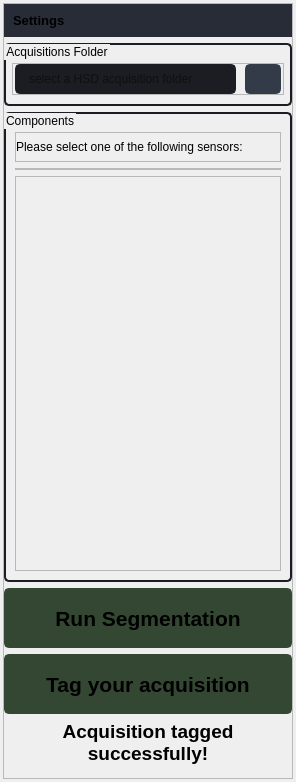
                      <widget class="QWidget" name="widget_device_config_main">
                       <property name="geometry">
                        <rect>
                         <x>0</x>
                         <y>0</y>
                         <width>296</width>
                         <height>782</height>
                        </rect>
                       </property>
                       <layout class="QVBoxLayout" name="verticalLayout_3">
                        <property name="spacing">
                         <number>0</number>
                        </property>
                        <property name="leftMargin">
                         <number>3</number>
                        </property>
                        <property name="topMargin">
                         <number>3</number>
                        </property>
                        <property name="rightMargin">
                         <number>3</number>
                        </property>
                        <property name="bottomMargin">
                         <number>3</number>
                        </property>
                        <item>
                         <widget class="QFrame" name="acq_upload_frame">
                          <property name="frameShape">
                           <enum>QFrame::StyledPanel</enum>
                          </property>
                          <property name="frameShadow">
                           <enum>QFrame::Raised</enum>
                          </property>
                          <layout class="QVBoxLayout" name="verticalLayout_18">
                           <property name="leftMargin">
                            <number>0</number>
                           </property>
                           <property name="topMargin">
                            <number>0</number>
                           </property>
                           <property name="rightMargin">
                            <number>0</number>
                           </property>
                           <property name="bottomMargin">
                            <number>0</number>
                           </property>
                           <item>
                            <widget class="QFrame" name="settings_title_frame">
                             <property name="maximumSize">
                              <size>
                               <width>16777215</width>
                               <height>35</height>
                              </size>
                             </property>
                             <property name="cursor">
                              <cursorShape>ArrowCursor</cursorShape>
                             </property>
                             <property name="styleSheet">
                              <string notr="true">QFrame {
	border: transparent;
	background-color: rgb(39, 44, 54);
}</string>
                             </property>
                             <property name="frameShape">
                              <enum>QFrame::StyledPanel</enum>
                             </property>
                             <property name="frameShadow">
                              <enum>QFrame::Raised</enum>
                             </property>
                             <layout class="QHBoxLayout" name="horizontalLayout_28">
                              <property name="leftMargin">
                               <number>9</number>
                              </property>
                              <property name="topMargin">
                               <number>9</number>
                              </property>
                              <property name="rightMargin">
                               <number>9</number>
                              </property>
                              <property name="bottomMargin">
                               <number>9</number>
                              </property>
                              <item>
                               <widget class="QLabel" name="settings_title_label">
                                <property name="styleSheet">
                                 <string notr="true">QLabel {
   text-align: left;
   font-size: 10pt;
   font-weight: bold;
}</string>
                                </property>
                                <property name="text">
                                 <string>Settings</string>
                                </property>
                               </widget>
                              </item>
                             </layout>
                            </widget>
                           </item>
                           <item>
                            <widget class="QGroupBox" name="groupBox_acquisition_selection">
                             <property name="minimumSize">
                              <size>
                               <width>0</width>
                               <height>0</height>
                              </size>
                             </property>
                             <property name="styleSheet">
                              <string notr="true">QGroupBox {
	border-radius: 5px;
	border: 2px solid rgb(27, 29, 35);
}

QRadioButton::indicator {
    border: 3px solid rgb(52, 59, 72);
	width: 15px;
	height: 15px;
	border-radius: 10px;
    background: rgb(44, 49, 60);
}
QRadioButton::indicator:hover {
    border: 3px solid rgb(58, 66, 81);
}
QRadioButton::indicator:checked {
    background: 3px solid rgb(94, 106, 130);
	border: 3px solid rgb(52, 59, 72);	
}</string>
                             </property>
                             <property name="title">
                              <string>Acquisitions Folder</string>
                             </property>
                             <property name="flat">
                              <bool>false</bool>
                             </property>
                             <property name="checkable">
                              <bool>false</bool>
                             </property>
                             <layout class="QVBoxLayout" name="verticalLayout_41">
                              <property name="spacing">
                               <number>6</number>
                              </property>
                              <property name="leftMargin">
                               <number>6</number>
                              </property>
                              <property name="topMargin">
                               <number>18</number>
                              </property>
                              <property name="rightMargin">
                               <number>6</number>
                              </property>
                              <property name="bottomMargin">
                               <number>9</number>
                              </property>
                              <item>
                               <widget class="QFrame" name="acquisition_selection_frame">
                                <property name="minimumSize">
                                 <size>
                                  <width>0</width>
                                  <height>0</height>
                                 </size>
                                </property>
                                <property name="styleSheet">
                                 <string notr="true"/>
                                </property>
                                <property name="frameShape">
                                 <enum>QFrame::StyledPanel</enum>
                                </property>
                                <property name="frameShadow">
                                 <enum>QFrame::Raised</enum>
                                </property>
                                <layout class="QHBoxLayout" name="horizontalLayout_39">
                                 <property name="spacing">
                                  <number>9</number>
                                 </property>
                                 <property name="leftMargin">
                                  <number>2</number>
                                 </property>
                                 <property name="topMargin">
                                  <number>0</number>
                                 </property>
                                 <property name="rightMargin">
                                  <number>2</number>
                                 </property>
                                 <property name="bottomMargin">
                                  <number>0</number>
                                 </property>
                                 <item>
                                  <widget class="QLineEdit" name="acq_folder_textEdit">
                                   <property name="minimumSize">
                                    <size>
                                     <width>0</width>
                                     <height>30</height>
                                    </size>
                                   </property>
                                   <property name="maximumSize">
                                    <size>
                                     <width>16777215</width>
                                     <height>30</height>
                                    </size>
                                   </property>
                                   <property name="styleSheet">
                                    <string notr="true">QLineEdit {
	height: 25px;
	background-color: rgb(27, 29, 35);
	border-radius: 5px;
	border: 2px solid rgb(27, 29, 35);
	padding-left: 10px;
}
QLineEdit:hover {
	border: 2px solid rgb(64, 71, 88);
}
QLineEdit:focus {
	border: 2px solid rgb(91, 101, 124);
}
QLineEdit[text=&quot;&quot;]{
	color:rgb(90,90,90);
}

QLineEdit:disabled {
	color: rgb(60,60,60);
	background-color: rgb(60, 60, 60);
	border: 2px solid rgb(32, 32, 32);
}</string>
                                   </property>
                                   <property name="placeholderText">
                                    <string>select a HSD acquisition folder</string>
                                   </property>
                                  </widget>
                                 </item>
                                 <item>
                                  <widget class="QPushButton" name="acq_folder_button">
                                   <property name="sizePolicy">
                                    <sizepolicy hsizetype="Preferred" vsizetype="Preferred">
                                     <horstretch>0</horstretch>
                                     <verstretch>0</verstretch>
                                    </sizepolicy>
                                   </property>
                                   <property name="minimumSize">
                                    <size>
                                     <width>30</width>
                                     <height>30</height>
                                    </size>
                                   </property>
                                   <property name="maximumSize">
                                    <size>
                                     <width>16777215</width>
                                     <height>16777215</height>
                                    </size>
                                   </property>
                                   <property name="styleSheet">
                                    <string notr="true">QPushButton {
	border: 2px solid rgb(52, 59, 72);
	border-radius: 5px;	
	background-color: rgb(52, 59, 72);
}
QPushButton:hover {
	background-color: rgb(57, 65, 80);
	border: 2px solid rgb(61, 70, 86);
}
QPushButton:pressed {	
	background-color: rgb(35, 40, 49);
	border: 2px solid rgb(43, 50, 61);
}
QPushButton:disabled {	
	background-color: rgb(35, 40, 49);
	border: 2px solid rgb(43, 50, 61);
}</string>
                                   </property>
                                   <property name="text">
                                    <string/>
                                   </property>
                                   <property name="icon">
                                    <iconset resource="../../stdatalog_gui/UI/resources.qrc">
                                     <normaloff>:/icons/icons/baseline_folder_open_white_18dp.png</normaloff>:/icons/icons/baseline_folder_open_white_18dp.png</iconset>
                                   </property>
                                  </widget>
                                 </item>
                                </layout>
                               </widget>
                              </item>
                             </layout>
                            </widget>
                           </item>
                           <item>
                            <widget class="QGroupBox" name="groupBox_components">
                             <property name="minimumSize">
                              <size>
                               <width>0</width>
                               <height>0</height>
                              </size>
                             </property>
                             <property name="styleSheet">
                              <string notr="true">QGroupBox {
	border-radius: 5px;
	border: 2px solid rgb(27, 29, 35);
}

QRadioButton::indicator {
    border: 3px solid rgb(52, 59, 72);
	width: 15px;
	height: 15px;
	border-radius: 10px;
    background: rgb(44, 49, 60);
}
QRadioButton::indicator:hover {
    border: 3px solid rgb(58, 66, 81);
}
QRadioButton::indicator:checked {
    background: 3px solid rgb(94, 106, 130);
	border: 3px solid rgb(52, 59, 72);	
}</string>
                             </property>
                             <property name="title">
                              <string>Components</string>
                             </property>
                             <property name="flat">
                              <bool>false</bool>
                             </property>
                             <property name="checkable">
                              <bool>false</bool>
                             </property>
                             <layout class="QVBoxLayout" name="verticalLayout_47">
                              <property name="spacing">
                               <number>6</number>
                              </property>
                              <property name="leftMargin">
                               <number>9</number>
                              </property>
                              <property name="topMargin">
                               <number>18</number>
                              </property>
                              <property name="rightMargin">
                               <number>9</number>
                              </property>
                              <property name="bottomMargin">
                               <number>9</number>
                              </property>
                              <item>
                               <widget class="QFrame" name="message_frame">
                                <property name="sizePolicy">
                                 <sizepolicy hsizetype="Preferred" vsizetype="Preferred">
                                  <horstretch>0</horstretch>
                                  <verstretch>0</verstretch>
                                 </sizepolicy>
                                </property>
                                <property name="minimumSize">
                                 <size>
                                  <width>0</width>
                                  <height>30</height>
                                 </size>
                                </property>
                                <property name="styleSheet">
                                 <string notr="true"/>
                                </property>
                                <property name="frameShape">
                                 <enum>QFrame::StyledPanel</enum>
                                </property>
                                <property name="frameShadow">
                                 <enum>QFrame::Raised</enum>
                                </property>
                                <layout class="QVBoxLayout" name="verticalLayout_14">
                                 <property name="spacing">
                                  <number>0</number>
                                 </property>
                                 <property name="leftMargin">
                                  <number>0</number>
                                 </property>
                                 <property name="topMargin">
                                  <number>0</number>
                                 </property>
                                 <property name="rightMargin">
                                  <number>0</number>
                                 </property>
                                 <property name="bottomMargin">
                                  <number>0</number>
                                 </property>
                                 <item>
                                  <widget class="QLabel" name="message_label">
                                   <property name="text">
                                    <string>Please select one of the following sensors:</string>
                                   </property>
                                  </widget>
                                 </item>
                                </layout>
                               </widget>
                              </item>
                              <item>
                               <widget class="QFrame" name="components_frame">
                                <property name="sizePolicy">
                                 <sizepolicy hsizetype="Preferred" vsizetype="Preferred">
                                  <horstretch>0</horstretch>
                                  <verstretch>0</verstretch>
                                 </sizepolicy>
                                </property>
                                <property name="minimumSize">
                                 <size>
                                  <width>0</width>
                                  <height>0</height>
                                 </size>
                                </property>
                                <property name="styleSheet">
                                 <string notr="true"/>
                                </property>
                                <property name="frameShape">
                                 <enum>QFrame::StyledPanel</enum>
                                </property>
                                <property name="frameShadow">
                                 <enum>QFrame::Raised</enum>
                                </property>
                                <layout class="QVBoxLayout" name="verticalLayout_17">
                                 <property name="spacing">
                                  <number>0</number>
                                 </property>
                                 <property name="leftMargin">
                                  <number>0</number>
                                 </property>
                                 <property name="topMargin">
                                  <number>0</number>
                                 </property>
                                 <property name="rightMargin">
                                  <number>0</number>
                                 </property>
                                 <property name="bottomMargin">
                                  <number>0</number>
                                 </property>
                                </layout>
                               </widget>
                              </item>
                              <item>
                               <widget class="QFrame" name="spacer_frame">
                                <property name="sizePolicy">
                                 <sizepolicy hsizetype="Preferred" vsizetype="Preferred">
                                  <horstretch>0</horstretch>
                                  <verstretch>0</verstretch>
                                 </sizepolicy>
                                </property>
                                <property name="minimumSize">
                                 <size>
                                  <width>0</width>
                                  <height>0</height>
                                 </size>
                                </property>
                                <property name="styleSheet">
                                 <string notr="true">QPushButton {
	border: 2px solid rgb(52, 59, 72);
	border-radius: 5px;	
	background-color: rgb(52, 59, 72);
	font: 700 12pt &quot;Segoe UI&quot;;
}
QPushButton:hover {
	background-color: rgb(57, 65, 80);
	border: 2px solid rgb(61, 70, 86);
}
QPushButton:pressed {	
	background-color: rgb(35, 40, 49);
	border: 2px solid rgb(43, 50, 61);
}
QPushButton:checked {
     border: 2px solid rgb(51, 71, 51);
     border-radius: 5px;	
     background-color: rgb(51, 71, 51); 
}
QPushButton:disabled {	
	background-color: rgb(35, 40, 49);
	border: 2px solid rgb(43, 50, 61);
	color: rgb(43, 50, 61);
}</string>
                                </property>
                                <property name="frameShape">
                                 <enum>QFrame::StyledPanel</enum>
                                </property>
                                <property name="frameShadow">
                                 <enum>QFrame::Raised</enum>
                                </property>
                                <layout class="QVBoxLayout" name="verticalLayout_15">
                                 <property name="spacing">
                                  <number>9</number>
                                 </property>
                                 <property name="leftMargin">
                                  <number>0</number>
                                 </property>
                                 <property name="topMargin">
                                  <number>0</number>
                                 </property>
                                 <property name="rightMargin">
                                  <number>0</number>
                                 </property>
                                 <property name="bottomMargin">
                                  <number>0</number>
                                 </property>
                                 <item>
                                  <spacer name="verticalSpacer">
                                   <property name="orientation">
                                    <enum>Qt::Vertical</enum>
                                   </property>
                                   <property name="sizeHint" stdset="0">
                                    <size>
                                     <width>20</width>
                                     <height>40</height>
                                    </size>
                                   </property>
                                  </spacer>
                                 </item>
                                </layout>
                               </widget>
                              </item>
                             </layout>
                            </widget>
                           </item>
                           <item>
                            <widget class="QPushButton" name="run_segmentation_button">
                             <property name="enabled">
                              <bool>true</bool>
                             </property>
                             <property name="sizePolicy">
                              <sizepolicy hsizetype="Preferred" vsizetype="Preferred">
                               <horstretch>0</horstretch>
                               <verstretch>0</verstretch>
                              </sizepolicy>
                             </property>
                             <property name="minimumSize">
                              <size>
                               <width>60</width>
                               <height>60</height>
                              </size>
                             </property>
                             <property name="maximumSize">
                              <size>
                               <width>16777215</width>
                               <height>60</height>
                              </size>
                             </property>
                             <property name="font">
                              <font>
                               <pointsize>16</pointsize>
                               <bold>true</bold>
                              </font>
                             </property>
                             <property name="styleSheet">
                              <string notr="true">QPushButton {
            border: 2px solid rgb(51, 71, 51);
            border-radius: 5px;	
            background-color: rgb(51, 71, 51);    
        }
        QPushButton:hover {
            background-color: rgb(57, 81, 57);
            border: 2px solid rgb(61, 87, 61);
        }
        QPushButton:pressed {	
            background-color: rgb(34, 48, 34);
            border: 2px solid rgb(42, 60, 42);
        }
        QPushButton:disabled {
            background-color: rgb(29,33,41);
            border: 2px solid rgb(60, 42, 42);
        }</string>
                             </property>
                             <property name="text">
                              <string>Run Segmentation</string>
                             </property>
                             <property name="icon">
                              <iconset resource="../../stdatalog_gui/UI/resources.qrc">
                               <normaloff>:/icons/icons/outline_play_arrow_white_18dp.png</normaloff>:/icons/icons/outline_play_arrow_white_18dp.png</iconset>
                             </property>
                             <property name="iconSize">
                              <size>
                               <width>64</width>
                               <height>64</height>
                              </size>
                             </property>
                            </widget>
                           </item>
                           <item>
                            <widget class="QPushButton" name="tag_acquisition_button">
                             <property name="enabled">
                              <bool>true</bool>
                             </property>
                             <property name="sizePolicy">
                              <sizepolicy hsizetype="Preferred" vsizetype="Preferred">
                               <horstretch>0</horstretch>
                               <verstretch>0</verstretch>
                              </sizepolicy>
                             </property>
                             <property name="minimumSize">
                              <size>
                               <width>60</width>
                               <height>60</height>
                              </size>
                             </property>
                             <property name="maximumSize">
                              <size>
                               <width>16777215</width>
                               <height>60</height>
                              </size>
                             </property>
                             <property name="font">
                              <font>
                               <pointsize>16</pointsize>
                               <bold>true</bold>
                              </font>
                             </property>
                             <property name="toolTip">
                              <string>All breakpoints must be confirmed</string>
                             </property>
                             <property name="styleSheet">
                              <string notr="true">QPushButton {
            border: 2px solid rgb(51, 71, 51);
            border-radius: 5px;	
            background-color: rgb(51, 71, 51);    
        }
        QPushButton:hover {
            background-color: rgb(57, 81, 57);
            border: 2px solid rgb(61, 87, 61);
        }
        QPushButton:pressed {	
            background-color: rgb(34, 48, 34);
            border: 2px solid rgb(42, 60, 42);
        }
        QPushButton:disabled {
            background-color: rgb(29,33,41);
            border: 2px solid rgb(60, 42, 42);
        }</string>
                             </property>
                             <property name="text">
                              <string>Tag your acquisition</string>
                             </property>
                             <property name="icon">
                              <iconset resource="../../stdatalog_gui/UI/resources.qrc">
                               <normaloff>:/icons/icons/outline_edit_white_18dp.png</normaloff>:/icons/icons/outline_edit_white_18dp.png</iconset>
                             </property>
                             <property name="iconSize">
                              <size>
                               <width>64</width>
                               <height>64</height>
                              </size>
                             </property>
                            </widget>
                           </item>
                           <item>
                            <widget class="QLabel" name="tag_acquisition_label">
                             <property name="styleSheet">
                              <string notr="true"/>
                             </property>
                             <property name="text">
                              <string>&lt;!DOCTYPE HTML PUBLIC &quot;-//W3C//DTD HTML 4.0//EN&quot; &quot;http://www.w3.org/TR/REC-html40/strict.dtd&quot;&gt;
&lt;html&gt;&lt;head&gt;&lt;meta name=&quot;qrichtext&quot; content=&quot;1&quot; /&gt;&lt;meta charset=&quot;utf-8&quot; /&gt;&lt;style type=&quot;text/css&quot;&gt;
p, li { white-space: pre-wrap; }
hr { height: 1px; border-width: 0; }
li.unchecked::marker { content: &quot;\2610&quot;; }
li.checked::marker { content: &quot;\2612&quot;; }
&lt;/style&gt;&lt;/head&gt;&lt;body style=&quot; font-family:'Segoe UI'; font-size:9pt; font-weight:400; font-style:normal;&quot;&gt;
&lt;p align=&quot;center&quot; style=&quot; margin-top:12px; margin-bottom:12px; margin-left:0px; margin-right:0px; -qt-block-indent:0; text-indent:0px;&quot;&gt;&lt;span style=&quot; font-size:14pt; font-weight:700;&quot;&gt;Acquisition tagged&lt;br /&gt;successfully!&lt;br /&gt;&lt;img src=&quot;:/icons/icons/outline_done_outline_white_18dp.png&quot; /&gt;&lt;/span&gt;&lt;/p&gt;&lt;/body&gt;&lt;/html&gt;</string>
                             </property>
                            </widget>
                           </item>
                          </layout>
                         </widget>
                        </item>
                       </layout>
                      </widget>
